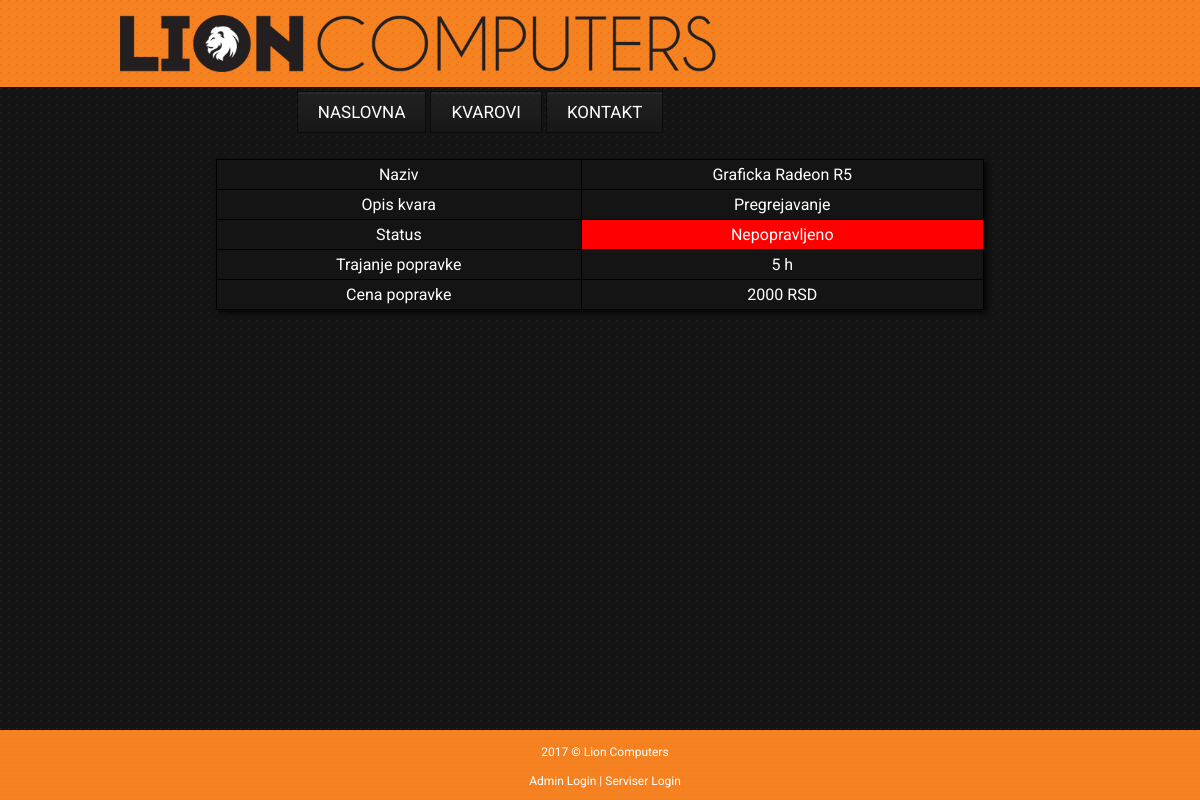
The app's page /kvar-pregled-detaljno.php?id=1 with its own data.
### tables this page shows
CREATE TABLE `kvarovi` (
  `id` int(11) NOT NULL AUTO_INCREMENT,
  `naziv` varchar(45) DEFAULT NULL,
  `opis` varchar(45) DEFAULT NULL,
  `vreme` int(11) DEFAULT NULL,
  `status` varchar(45) DEFAULT NULL,
  `cenapop` int(11) DEFAULT NULL,
  PRIMARY KEY (`id`),
  UNIQUE KEY `id_UNIQUE` (`id`)
);

### kvar-pregled-detaljno.php (the view, shortened to what this page needs)
<?php
	require_once('header.php');
?>
			<div class="content">
				<?php
					include("konekcija.php");
					$id = $_GET['id'];
					$sql="SELECT * FROM kvarovi WHERE id='$id';";
					$result=mysqli_query($conn, $sql);
					echo "<table>";
					echo "<tr>";
					while($red=mysqli_fetch_array($result)) {
						$naziv = $red['naziv'];
						$opis = $red['opis'];
						$status = $red['status'];
						$vreme = $red['vreme'];
						$cena = $red['cenapop'];
						echo "<td>Naziv</td>";
						echo "<td>$naziv</td>";
						echo "</tr>";
						echo "<tr>";
						echo "<td>Opis kvara</td>";
						echo "<td>$opis</td>";
						echo "</tr>";
						echo "<tr>";
						echo "<td>Status</td>";
						if($status == "Nepopravljeno"){
							echo "<td class='nep'>$status</td>";
						}else{
							echo "<td  class='pop'>$status</td>";
						}
						echo "</tr>";
						echo "<tr>";
						echo "<td>Trajanje popravke</td>";
						echo "<td>$vreme h</td>";
						echo "</tr>";
						echo "<tr>";
						echo "<td>Cena popravke</td>";
						echo "<td>$cena RSD</td>";
						echo "</tr>";
					}
					echo "</table>";
				?>
			</div>
<?php require_once('footer.php'); ?>

### stilovi.css (style rules this page uses)
html { height: 100%; box-sizing: border-box; }
body { background: url("slike/pattern-black.png") top right repeat; margin: 0; padding: 0; min-height: 100%; position: relative; }
.content { width: 960px; font-family: 'Roboto', sans-serif; height: 100%; padding-bottom: 60px; margin: 0 auto; }
.content table { border-collapse: collapse; border: 1px solid black; color: #fff; background: #141414; text-align: center; margin: 0 auto; width: 80%; -webkit-box-shadow: 3px 3px 5px 0px rgba(0,0,0,0.75); -moz-box-shadow: 3px 3px 5px 0px rgba(0,0,0,0.75); box-shadow: 3px 3px 5px 0px rgba(0,0,0,0.75); }
.content table td { padding: 5px; border: 1px solid black; background: #141414; }
.content table .nep { background: red; }

### records on screen
kvarovi: naziv "Graficka Radeon R5", opis "Pregrejavanje", status "Nepopravljeno", vreme "5", cenapop "2000"
